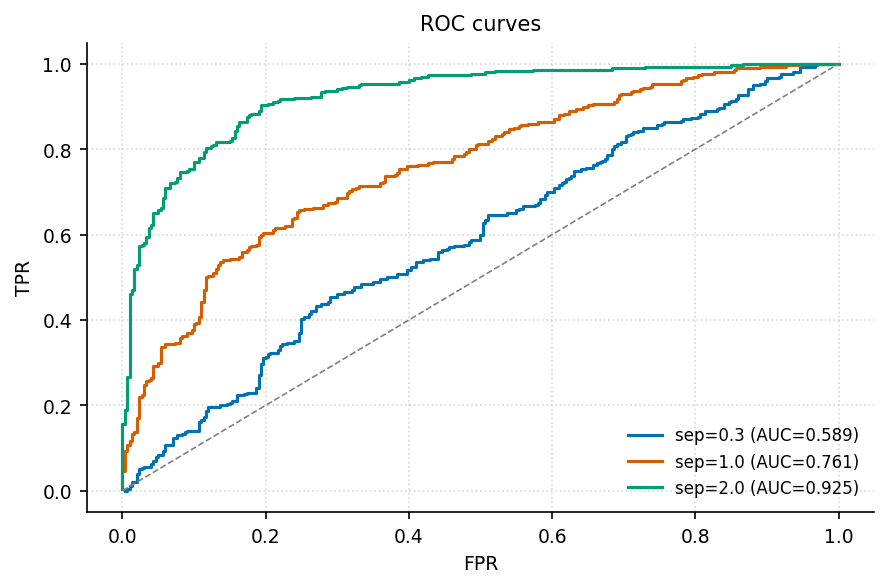

Recreate this plot in Python.
"""roc_curve: ROC 曲线 + AUC."""
import sys, os; sys.path.insert(0, os.path.join(os.path.dirname(os.path.abspath(__file__)), '..', '..', '_utils', 'python'))
import numpy as np
import matplotlib.pyplot as plt
from theme import apply_theme
from palette import cycle

def make_figure(title='ROC curves'):
    apply_theme()
    rng = np.random.default_rng(11)
    fig, ax = plt.subplots()
    for i, sep in enumerate([0.3, 1.0, 2.0]):
        pos = rng.normal(sep, 1, 300); neg = rng.normal(0, 1, 300)
        scores = np.concatenate([pos, neg])
        labels = np.concatenate([np.ones(300), np.zeros(300)])
        order = np.argsort(-scores); labels = labels[order]
        tpr = np.cumsum(labels) / labels.sum()
        fpr = np.cumsum(1 - labels) / (1 - labels).sum()
        auc = np.trapezoid(tpr, fpr)
        ax.plot(fpr, tpr, color=cycle(i), label=f'sep={sep} (AUC={auc:.3f})')
    ax.plot([0, 1], [0, 1], '--', color='gray', linewidth=0.8)
    ax.set_xlabel('FPR'); ax.set_ylabel('TPR'); ax.set_title(title)
    ax.legend(); ax.grid(True, linestyle=':', alpha=0.5)
    fig.tight_layout()
    return fig

if __name__ == '__main__':
    fig = make_figure(); fig.savefig(__file__.replace('.py', '.png'), dpi=150)
